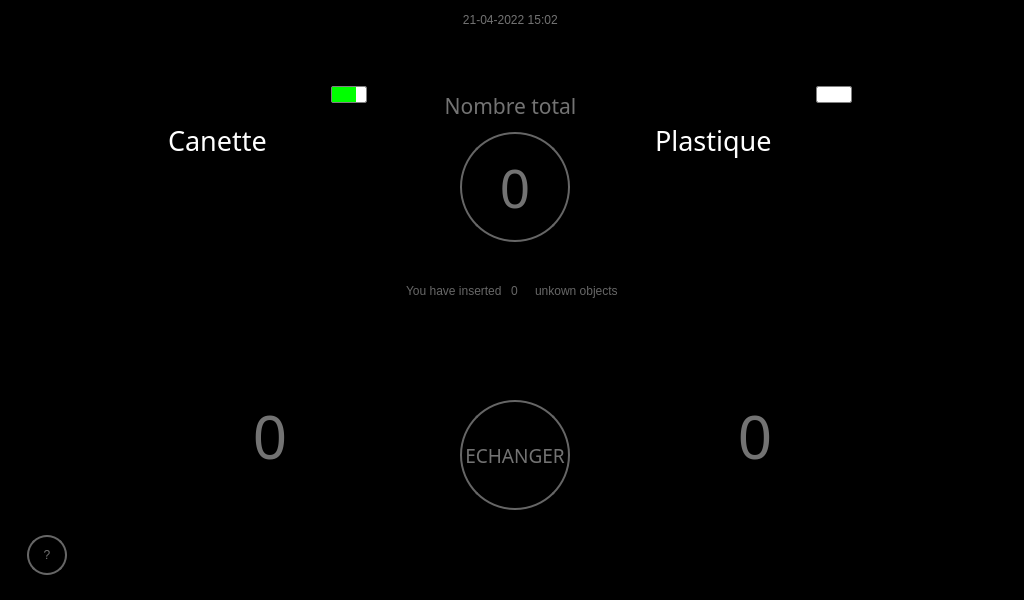
<?xml version="1.0" encoding="UTF-8"?>
<ui version="4.0">
 <class>MainWindow</class>
 <widget class="QMainWindow" name="MainWindow">
  <property name="geometry">
   <rect>
    <x>0</x>
    <y>0</y>
    <width>1024</width>
    <height>600</height>
   </rect>
  </property>
  <property name="font">
   <font>
    <underline>false</underline>
   </font>
  </property>
  <property name="windowTitle">
   <string>MainWindow</string>
  </property>
  <property name="styleSheet">
   <string notr="true"/>
  </property>
  <widget class="QWidget" name="centralwidget">
   <widget class="QStackedWidget" name="stackedWidget">
    <property name="geometry">
     <rect>
      <x>0</x>
      <y>0</y>
      <width>1024</width>
      <height>600</height>
     </rect>
    </property>
    <property name="cursor">
     <cursorShape>ArrowCursor</cursorShape>
    </property>
    <property name="currentIndex">
     <number>2</number>
    </property>
    <widget class="QWidget" name="main_page">
     <property name="styleSheet">
      <string notr="true">#main_page {background-image:url(:/background_img/images/images/bg2.png);}


#time_2{font: 25 15pt &quot;Piboto Condensed&quot;;
color:#737373;
}

#text_message{color:#737373;
font: 25 20pt &quot;Piboto Condensed&quot;;
}

#btn_restart{
border-radius: 30px;
border: 0px solid white;
font: 25 20pt &quot;Piboto Condensed&quot;;
color:white;
}

#btn_help_3 , #btn_finish {
border-radius: 20px;
border: 2px solid #666;
font: 25 20pt &quot;Piboto Condensed&quot;;
color:#737373;
}
#btn_finish {
color:white;
border: 0px solid white;
font: 25 17pt &quot;Piboto Condensed&quot;;
}</string>
     </property>
     <widget class="QLabel" name="qr_image">
      <property name="geometry">
       <rect>
        <x>352</x>
        <y>100</y>
        <width>320</width>
        <height>320</height>
       </rect>
      </property>
      <property name="text">
       <string/>
      </property>
      <property name="alignment">
       <set>Qt::AlignCenter</set>
      </property>
     </widget>
     <widget class="QLabel" name="text_message">
      <property name="geometry">
       <rect>
        <x>0</x>
        <y>40</y>
        <width>1024</width>
        <height>41</height>
       </rect>
      </property>
      <property name="text">
       <string>Scanner le Qr code suivant pour finir la procédure </string>
      </property>
      <property name="alignment">
       <set>Qt::AlignCenter</set>
      </property>
     </widget>
     <widget class="QLabel" name="time_2">
      <property name="geometry">
       <rect>
        <x>0</x>
        <y>5</y>
        <width>1024</width>
        <height>29</height>
       </rect>
      </property>
      <property name="text">
       <string>21-04-2022 15:02 </string>
      </property>
      <property name="alignment">
       <set>Qt::AlignCenter</set>
      </property>
     </widget>
     <widget class="QPushButton" name="btn_restart">
      <property name="geometry">
       <rect>
        <x>414</x>
        <y>510</y>
        <width>200</width>
        <height>61</height>
       </rect>
      </property>
      <property name="cursor">
       <cursorShape>PointingHandCursor</cursorShape>
      </property>
      <property name="text">
       <string>Recommencer</string>
      </property>
     </widget>
     <widget class="QPushButton" name="btn_help_3">
      <property name="geometry">
       <rect>
        <x>27</x>
        <y>535</y>
        <width>40</width>
        <height>40</height>
       </rect>
      </property>
      <property name="cursor">
       <cursorShape>PointingHandCursor</cursorShape>
      </property>
      <property name="focusPolicy">
       <enum>Qt::NoFocus</enum>
      </property>
      <property name="text">
       <string>?</string>
      </property>
     </widget>
     <widget class="QPushButton" name="btn_finish">
      <property name="geometry">
       <rect>
        <x>439</x>
        <y>440</y>
        <width>151</width>
        <height>40</height>
       </rect>
      </property>
      <property name="cursor">
       <cursorShape>PointingHandCursor</cursorShape>
      </property>
      <property name="focusPolicy">
       <enum>Qt::NoFocus</enum>
      </property>
      <property name="text">
       <string>FINISH (30)</string>
      </property>
     </widget>
    </widget>
    <widget class="QWidget" name="page">
     <property name="styleSheet">
      <string notr="true">#page{background:url(:/background_img/images/images/bg1.png);}

#btn_start{border: 0px solid #666;
font: 25 20pt &quot;Piboto Condensed&quot;;
color:white;

}
#btn_help_1 {border-radius: 20px;border: 2px solid #666;font: 25 20pt &quot;Piboto Condensed&quot;;color:#737373;}
#time_3{font: 25 15pt &quot;Piboto Condensed&quot;;
color:#737373;
}</string>
     </property>
     <widget class="QPushButton" name="btn_start">
      <property name="geometry">
       <rect>
        <x>409</x>
        <y>369</y>
        <width>211</width>
        <height>81</height>
       </rect>
      </property>
      <property name="font">
       <font>
        <family>Piboto Condensed</family>
        <pointsize>20</pointsize>
        <weight>3</weight>
        <italic>false</italic>
        <bold>false</bold>
       </font>
      </property>
      <property name="cursor">
       <cursorShape>PointingHandCursor</cursorShape>
      </property>
      <property name="text">
       <string>Commencer</string>
      </property>
     </widget>
     <widget class="QPushButton" name="btn_help_1">
      <property name="geometry">
       <rect>
        <x>27</x>
        <y>535</y>
        <width>40</width>
        <height>40</height>
       </rect>
      </property>
      <property name="cursor">
       <cursorShape>PointingHandCursor</cursorShape>
      </property>
      <property name="focusPolicy">
       <enum>Qt::NoFocus</enum>
      </property>
      <property name="text">
       <string>?</string>
      </property>
     </widget>
     <widget class="QLabel" name="time_3">
      <property name="geometry">
       <rect>
        <x>0</x>
        <y>5</y>
        <width>1024</width>
        <height>29</height>
       </rect>
      </property>
      <property name="text">
       <string>21-04-2022 15:02 </string>
      </property>
      <property name="alignment">
       <set>Qt::AlignCenter</set>
      </property>
     </widget>
    </widget>
    <widget class="QWidget" name="countingPage">
     <widget class="QFrame" name="page_content">
      <property name="geometry">
       <rect>
        <x>0</x>
        <y>0</y>
        <width>1024</width>
        <height>600</height>
       </rect>
      </property>
      <property name="styleSheet">
       <string notr="true">#page_content {background-image:url(:/background_img/images/images/bg.png);
background-color:black;
background-origin: cover;
background-clip: padding;
background-position: center;
background-repeat: no-repeat;}

#text_p , #text_c {color:white}
#number_c, #number_p , #total_number ,#text_total_numb ,#text_u1 ,#number_un,#text_u2,#time_1 {color:#737373;}

#btn_echanger , #butt_help{color:#737373;}

#btn_echanger, #total_number{border-radius: 55px;border: 2px solid #666;}
#butt_help {border-radius: 20px;border: 2px solid #666;font: 25 20pt &quot;Piboto Condensed&quot;}

#btn_echanger:hover , #butt_help:hover ,#btn_echanger:pressed , #butt_help:pressed {
background-color:qradialgradient(spread:pad, cx:0.5, cy:0.5, radius:0.5, fx:0.5, fy:0.5, stop:0 rgba(0, 0, 0, 0), stop:0.306818 rgba(0, 0, 0, 5), stop:0.653409 rgba(0, 0, 0, 14), stop:0.926136 rgba(0, 0, 0, 30))
}

#number_p{font: 45pt &quot;Piboto Condensed&quot;;}
#number_c {font: 45pt &quot;Piboto Condensed&quot;;}

#total_number{font: 25 40pt &quot;Piboto Condensed&quot;;}
#btn_echanger{font: 25 14pt &quot;Piboto Condensed&quot;;}

#text_p , #text_c {font: 25 20pt &quot;Piboto Condensed&quot;;}
#text_total_numb{font: 15 16pt &quot;Piboto Condensed&quot;;}

#level_c , #level_p{
	border: 1px solid grey;
	border-radius: 2px;
	}
#level_p::chunk , #level_c::chunk{
background-color: rgb(0, 255, 0);
width: 8px;
}

#time_1{font: 25 15pt &quot;Piboto Condensed&quot;;}

#text_u1 ,#text_u2{font: 25 10pt &quot;Piboto Condensed&quot;;}
#number_un{font: 25 15pt&quot;Piboto Condensed&quot;;}
#text_u1 ,#number_un,#text_u2 {color:rgb(103, 103, 103);}
</string>
      </property>
      <widget class="QLabel" name="total_number">
       <property name="geometry">
        <rect>
         <x>460</x>
         <y>132</y>
         <width>110</width>
         <height>110</height>
        </rect>
       </property>
       <property name="font">
        <font>
         <family>Piboto Condensed</family>
         <pointsize>40</pointsize>
         <weight>3</weight>
         <italic>false</italic>
         <bold>false</bold>
        </font>
       </property>
       <property name="text">
        <string>0</string>
       </property>
       <property name="alignment">
        <set>Qt::AlignCenter</set>
       </property>
      </widget>
      <widget class="QLabel" name="text_total_numb">
       <property name="geometry">
        <rect>
         <x>410</x>
         <y>90</y>
         <width>201</width>
         <height>31</height>
        </rect>
       </property>
       <property name="font">
        <font>
         <family>Piboto Condensed</family>
         <pointsize>16</pointsize>
         <weight>1</weight>
         <italic>false</italic>
         <bold>false</bold>
        </font>
       </property>
       <property name="text">
        <string>Nombre total</string>
       </property>
       <property name="alignment">
        <set>Qt::AlignCenter</set>
       </property>
      </widget>
      <widget class="QLabel" name="text_u1">
       <property name="geometry">
        <rect>
         <x>406</x>
         <y>280</y>
         <width>100</width>
         <height>21</height>
        </rect>
       </property>
       <property name="text">
        <string>You have inserted</string>
       </property>
      </widget>
      <widget class="QLabel" name="time_1">
       <property name="geometry">
        <rect>
         <x>0</x>
         <y>5</y>
         <width>1024</width>
         <height>29</height>
        </rect>
       </property>
       <property name="text">
        <string>21-04-2022 15:02 </string>
       </property>
       <property name="alignment">
        <set>Qt::AlignCenter</set>
       </property>
      </widget>
      <widget class="QLabel" name="number_un">
       <property name="geometry">
        <rect>
         <x>499</x>
         <y>280</y>
         <width>31</width>
         <height>21</height>
        </rect>
       </property>
       <property name="text">
        <string>0</string>
       </property>
       <property name="alignment">
        <set>Qt::AlignCenter</set>
       </property>
      </widget>
      <widget class="QPushButton" name="butt_help">
       <property name="geometry">
        <rect>
         <x>27</x>
         <y>535</y>
         <width>40</width>
         <height>40</height>
        </rect>
       </property>
       <property name="focusPolicy">
        <enum>Qt::NoFocus</enum>
       </property>
       <property name="text">
        <string>?</string>
       </property>
      </widget>
      <widget class="QLabel" name="number_p">
       <property name="geometry">
        <rect>
         <x>665</x>
         <y>400</y>
         <width>180</width>
         <height>70</height>
        </rect>
       </property>
       <property name="font">
        <font>
         <family>Piboto Condensed</family>
         <pointsize>45</pointsize>
         <weight>50</weight>
         <italic>false</italic>
         <bold>false</bold>
        </font>
       </property>
       <property name="text">
        <string>0</string>
       </property>
       <property name="alignment">
        <set>Qt::AlignCenter</set>
       </property>
      </widget>
      <widget class="QProgressBar" name="level_p">
       <property name="geometry">
        <rect>
         <x>816</x>
         <y>86</y>
         <width>36</width>
         <height>17</height>
        </rect>
       </property>
       <property name="value">
        <number>0</number>
       </property>
       <property name="textVisible">
        <bool>false</bool>
       </property>
      </widget>
      <widget class="QProgressBar" name="level_c">
       <property name="geometry">
        <rect>
         <x>331</x>
         <y>86</y>
         <width>36</width>
         <height>17</height>
        </rect>
       </property>
       <property name="value">
        <number>50</number>
       </property>
       <property name="textVisible">
        <bool>false</bool>
       </property>
      </widget>
      <widget class="QLabel" name="text_p">
       <property name="geometry">
        <rect>
         <x>655</x>
         <y>120</y>
         <width>200</width>
         <height>41</height>
        </rect>
       </property>
       <property name="font">
        <font>
         <family>Piboto Condensed</family>
         <pointsize>20</pointsize>
         <weight>3</weight>
         <italic>false</italic>
         <bold>false</bold>
        </font>
       </property>
       <property name="text">
        <string>Plastique</string>
       </property>
      </widget>
      <widget class="QLabel" name="text_u2">
       <property name="geometry">
        <rect>
         <x>535</x>
         <y>280</y>
         <width>90</width>
         <height>21</height>
        </rect>
       </property>
       <property name="text">
        <string>unkown objects</string>
       </property>
      </widget>
      <widget class="QLabel" name="number_c">
       <property name="geometry">
        <rect>
         <x>180</x>
         <y>400</y>
         <width>180</width>
         <height>70</height>
        </rect>
       </property>
       <property name="font">
        <font>
         <family>Piboto Condensed</family>
         <pointsize>45</pointsize>
         <weight>50</weight>
         <italic>false</italic>
         <bold>false</bold>
        </font>
       </property>
       <property name="text">
        <string>0</string>
       </property>
       <property name="alignment">
        <set>Qt::AlignCenter</set>
       </property>
      </widget>
      <widget class="QLabel" name="text_c">
       <property name="geometry">
        <rect>
         <x>168</x>
         <y>120</y>
         <width>200</width>
         <height>41</height>
        </rect>
       </property>
       <property name="font">
        <font>
         <family>Piboto Condensed</family>
         <pointsize>20</pointsize>
         <weight>3</weight>
         <italic>false</italic>
         <bold>false</bold>
        </font>
       </property>
       <property name="text">
        <string>Canette</string>
       </property>
      </widget>
      <widget class="QPushButton" name="btn_echanger">
       <property name="geometry">
        <rect>
         <x>460</x>
         <y>400</y>
         <width>110</width>
         <height>110</height>
        </rect>
       </property>
       <property name="font">
        <font>
         <family>Piboto Condensed</family>
         <pointsize>14</pointsize>
         <weight>3</weight>
         <italic>false</italic>
         <bold>false</bold>
        </font>
       </property>
       <property name="focusPolicy">
        <enum>Qt::NoFocus</enum>
       </property>
       <property name="text">
        <string>ECHANGER</string>
       </property>
      </widget>
     </widget>
    </widget>
   </widget>
  </widget>
 </widget>
 <resources>
  <include location="res_img.qrc"/>
 </resources>
 <connections/>
</ui>
